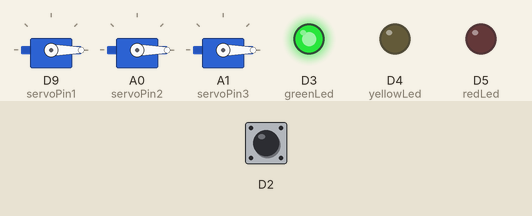
This sketch was run on a simulated Particle Photon. Parts: 3 × servo, output pins drawn as LEDs (lit = HIGH). Inputs (shaded band) come from the test bench; at power-on: D2 LOW.

Above: at 1.2 s.
1.3 s: D2 driven HIGH
At 2.5 s:
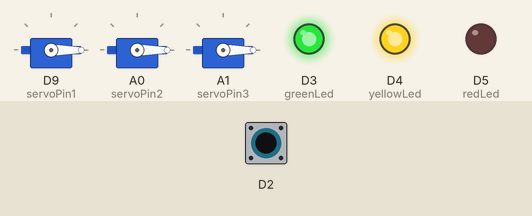
2.8 s: D2 pulsed LOW 2 times (0.12 s each, 0.3 s apart)
At 3.34 s:
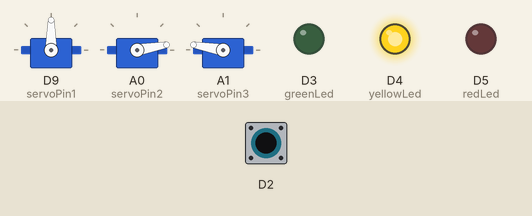
At 4.34 s:
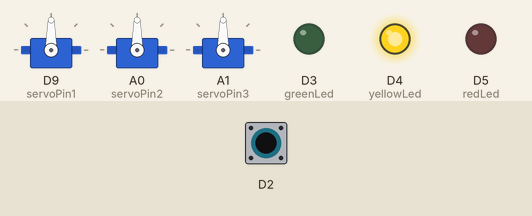
Timing chart, 0 to 11.8 s (numbered marks = the images above; inputs shaded):
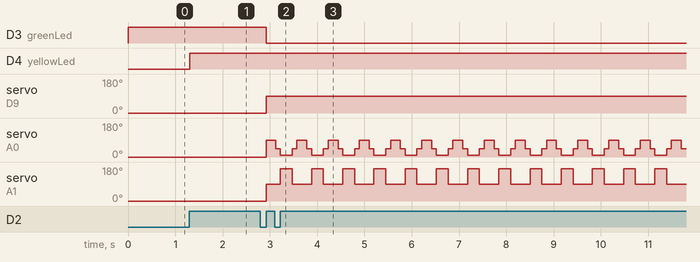

The sketch:

Robot1.ino
```cpp
// (licence header left out)
// Core library for code-sense - IDE-based
#if defined(WIRING) // Wiring specific
#include "Wiring.h"
#elif defined(MAPLE_IDE) // Maple specific
#include "WProgram.h"
#elif defined(MPIDE) // chipKIT specific
#include "WProgram.h"
#elif defined(DIGISPARK) // Digispark specific
#include "Arduino.h"
#elif defined(ENERGIA) // LaunchPad specific
#include "Energia.h"
#elif defined(LITTLEROBOTFRIENDS) // LittleRobotFriends specific
#include "LRF.h"
#elif defined(MICRODUINO) // Microduino specific
#include "Arduino.h"
#elif defined(TEENSYDUINO) // Teensy specific
#include "Arduino.h"
#elif defined(REDBEARLAB) // RedBearLab specific
#include "Arduino.h"
#elif defined(SPARK) // Spark specific
#include "application.h"
#elif defined(ARDUINO) // Arduino 1.0 and 1.5 specific
#include "Arduino.h"
#else // error
#error Platform not defined
#endif // end IDE

// Include application, user and local libraries
#include "MChButton.h"
#include "MChLeg.h"

// Define variables and constants
//
// Brief	Name of the LED
// Details	Each board has a LED but connected to a different pin
//
uint8_t myLED;

// pin connections
const int buttonIndex = 2; //pin for button
const int greenLed = 3;//pin for green Led
const int yellowLed = 4;//pin for yellow Led
const int redLed = 5;//pin for red Led
const int servoPin1 = 9;//pin for servo
const int servoPin2 = 10;//pin for servo
const int servoPin3 = 11;//pin for servo
//state machine counter (persistant)
int machinestate = 0;
const int machinestateMax = 4; //max statemachine
const int machinestateMax1 = machinestateMax+1; //max statemachine for modulo counting
//define persitent objects
MChButton theButton(buttonIndex); // declare the switch pin as an input
MChLeg leftLeg(0, servoPin1); //left knee - hip (no knee yet)
MChLeg rightLeg(servoPin2, servoPin3); //right knee - hip */

// Setup phase
//
// Brief assign functions to pins and create objects
// Details tbd
//
void setup(){
    // declare the LED pins as outputs
    pinMode(greenLed,OUTPUT);
    pinMode(yellowLed,OUTPUT);
    pinMode(redLed,OUTPUT);
}

// Loop phase
//
// Brief call functions on infinite loop
// Details tbd
//
void loop(){

    //check if there is an event, if there is one increment state machine counter and mark event done
    //statemachine counter is limited for machinestateMac (modulus)
    if (theButton.buttonEventGet()==true) {
        machinestate = ++machinestate % machinestateMax1;
    }

    // set LEDs according to state
    switch (machinestate) {
        case 0:{
            digitalWrite(greenLed, HIGH); // turn the green LED on pin 3 on
            digitalWrite(yellowLed, LOW);  // turn the red LED on pin 4 off
            digitalWrite(redLed, LOW);  // turn the red LED on pin 5 off
            leftLeg.setLeg(0, 0); //set leg to 0°
            rightLeg.setLeg(0, 0); //set leg to 0°
            break;
        }
        case 1:{
            digitalWrite(greenLed, HIGH);
            digitalWrite(yellowLed, HIGH);
            digitalWrite(redLed, LOW);
            //leftLeg.setLeg(45, 45);
            //rightLeg.setLeg(45, 45);
            break;
        }
        case 2:{
            digitalWrite(greenLed, LOW);
            digitalWrite(yellowLed, HIGH);
            digitalWrite(redLed, LOW);
            leftLeg.setLeg(90, 90);
            rightLeg.rollLeg();
            break;
        }
        case 3:{
            digitalWrite(greenLed, LOW);
            digitalWrite(yellowLed, HIGH);
            digitalWrite(redLed, HIGH);
            leftLeg.setLeg(90, 90);
            rightLeg.setLeg(90,90);
            break;
        }
        case 4:{
            digitalWrite(greenLed, LOW);
            digitalWrite(yellowLed, LOW);
            digitalWrite(redLed, HIGH);
            leftLeg.setLeg(180, 180);
            rightLeg.setLeg(180, 180);
            break;
        }
        default:{ // detect if I did it wrong :-)
            digitalWrite(greenLed, HIGH);
            digitalWrite(yellowLed, HIGH);
            digitalWrite(redLed, HIGH);
        }
    }
    delay(10);
}
```

LocalLibrary.cpp
```cpp

```

MChButton.cpp
```cpp
// (licence header left out)
#include "MChButton.h"

MChButton::MChButton(int index){
    this->buttonIndex = index;
    pinMode(this->buttonIndex,INPUT);
    this->buttonClick = false;
    this->buttonClickServed = false;
}

MChButton::~MChButton(){
}

int MChButton::buttonDown(){
    // read button switch
    if (digitalRead(this->buttonIndex) == true){
        return true;
    } else{
        return false;
    }
}

void MChButton::buttonEventCheck(){
    //clear button event if it was served and if button is not pressed anymore
    //don't forget to use buttonEventServed() to indicate when the event was served
    if ((this->buttonClickServed == true) and (this->buttonDown() == false)) {
        this->buttonClick = false;
        this->buttonClickServed = false;
    }
    //read button to detect new event
    if ((this->buttonClick == false) and (this->buttonDown() == true)){
        this->buttonClick = true;
        this->buttonClickServed = false;
    }
}

int MChButton::buttonEvent(){
    //check is there is a button event to be served
    if ((this->buttonClick == true) and (this->buttonClickServed == false)){
        return true;
    }
    else {
        return false;
    }
}

void MChButton::buttonEventServed(){
    //inform that button event was served
    this->buttonClickServed = true;
}

int MChButton::buttonEventGet(){
    //global function checking for event and serving it
    this->buttonEventCheck();
    if (this->buttonEvent()==true){
        this->buttonEventServed();
        return true;
    }
    else{
        return false;
    }
}
```

MChButton.h
```cpp
// (licence header left out)
// Core library for code-sense - IDE-based
#if defined(WIRING) // Wiring specific
#include "Wiring.h"
#elif defined(MAPLE_IDE) // Maple specific
#include "WProgram.h"
#elif defined(MPIDE) // chipKIT specific
#include "WProgram.h"
#elif defined(DIGISPARK) // Digispark specific
#include "Arduino.h"
#elif defined(ENERGIA) // LaunchPad specific
#include "Energia.h"
#elif defined(LITTLEROBOTFRIENDS) // LittleRobotFriends specific
#include "LRF.h"
#elif defined(MICRODUINO) // Microduino specific
#include "Arduino.h"
#elif defined(TEENSYDUINO) // Teensy specific
#include "Arduino.h"
#elif defined(REDBEARLAB) // RedBearLab specific
#include "Arduino.h"
#elif defined(SPARK) // Spark specific
#include "application.h"
#elif defined(ARDUINO) // Arduino 1.0 and 1.5 specific
#include "Arduino.h"
#else // error
#error Platform not defined
#endif // end IDE

#ifndef Robot1_Button_h
#define Robot1_Button_h


class MChButton{
    int buttonClick, buttonClickServed;
    int buttonIndex;
  public:
    MChButton(int);
    ~MChButton();
    int buttonDown();
    void buttonEventCheck();
    int buttonEvent();
    void buttonEventServed();
    int buttonEventGet();
};

#endif
```

MChLeg.cpp
```cpp
// (licence header left out)
#include "MChLeg.h"

// Servo objects are created by MChLeg class when an object of the class is created
// Servo objects are assigned a pin by MChLeg::MChLeg constructor
// Servo pin is detached by MChLeg::~MChLeg destructor
// Servo objects are set to a 90 initial position (mid-range)

MChLeg::MChLeg(int x, int y){
    this->kneeIndex = x;
    this->hipIndex = y;
    if (this->kneeIndex != 0) {
        this->kneeServo.attach(this->kneeIndex);
        this->kneeServo.write(90);
    }
    if (this->hipIndex != 0) {
        this->hipServo.attach(this->hipIndex);
        this->hipServo.write(90);
    }
}

MChLeg::~MChLeg(){
    if (this->kneeIndex != 0) {
        this->kneeServo.detach();
    }
    if (this->hipIndex != 0) {
        this->hipServo.detach();
    }
}

void MChLeg::setLeg(int x, int y){
    this->kneeAngle = x;
    this->hipAngle = y;
    if (this->kneeIndex != 0) {
        this->kneeServo.write(this->kneeAngle);
    }
    if (this->hipIndex != 0) {
        this->hipServo.write(this->hipAngle);
    }
}

void MChLeg::rollLeg(){
    //move leg to make a step
    this->setLeg(90, 90);
    delay(200);
    this->setLeg(45, 90);
    delay(100);
    this->setLeg(10, 170);
    delay(250);
    this->setLeg(45, 90);
    delay(100);
    this->setLeg(90, 90);
}
```

MChLeg.h
```cpp
// (licence header left out)
// Core library for code-sense - IDE-based
#if defined(WIRING) // Wiring specific
#include "Wiring.h"
#elif defined(MAPLE_IDE) // Maple specific
#include "WProgram.h"
#elif defined(MPIDE) // chipKIT specific
#include "WProgram.h"
#elif defined(DIGISPARK) // Digispark specific
#include "Arduino.h"
#elif defined(ENERGIA) // LaunchPad specific
#include "Energia.h"
#elif defined(LITTLEROBOTFRIENDS) // LittleRobotFriends specific
#include "LRF.h"
#elif defined(MICRODUINO) // Microduino specific
#include "Arduino.h"
#elif defined(TEENSYDUINO) // Teensy specific
#include "Arduino.h"
#elif defined(REDBEARLAB) // RedBearLab specific
#include "Arduino.h"
#elif defined(SPARK) // Spark specific
#include "application.h"
#elif defined(ARDUINO) // Arduino 1.0 and 1.5 specific
#include "Arduino.h"
#else // error
#error Platform not defined
#endif // end IDE

#ifndef Robot1_Leg_h
#define Robot1_Leg_h

#include "Servo.h"


class MChLeg{
    int kneeIndex, hipIndex;
    int kneeAngle, hipAngle;
    Servo kneeServo;
    Servo hipServo;
  public:
    MChLeg(int, int); // (knee servo index, hip servo index); use 0 if no servo
    ~MChLeg();
    void setLeg(int, int); // (knee angle, hip angle); in degrees, 0-180, 90 is straight
    void rollLeg();
};

#endif // end #ifndef Robot1_Leg_h
```

Measured:
- after the input at 1.3 s, D4 (yellowLed): LOW → HIGH at once
- after the input at 2.8 s, D3 (greenLed): HIGH → LOW after 0.12 s; servo on D9 (servoPin1): 0° → 90° after 0.12 s; servo on A0 (servoPin2): 0° → 90° after 0.12 s, then repeats every 0.66 s: 45° 0.10 s, 10° 0.25 s, 45° 0.10 s, 90° 0.21 s; servo on A1 (servoPin3): 0° → 90° after 0.12 s, then repeats every 0.66 s: 170° 0.25 s, 90° 0.41 s
